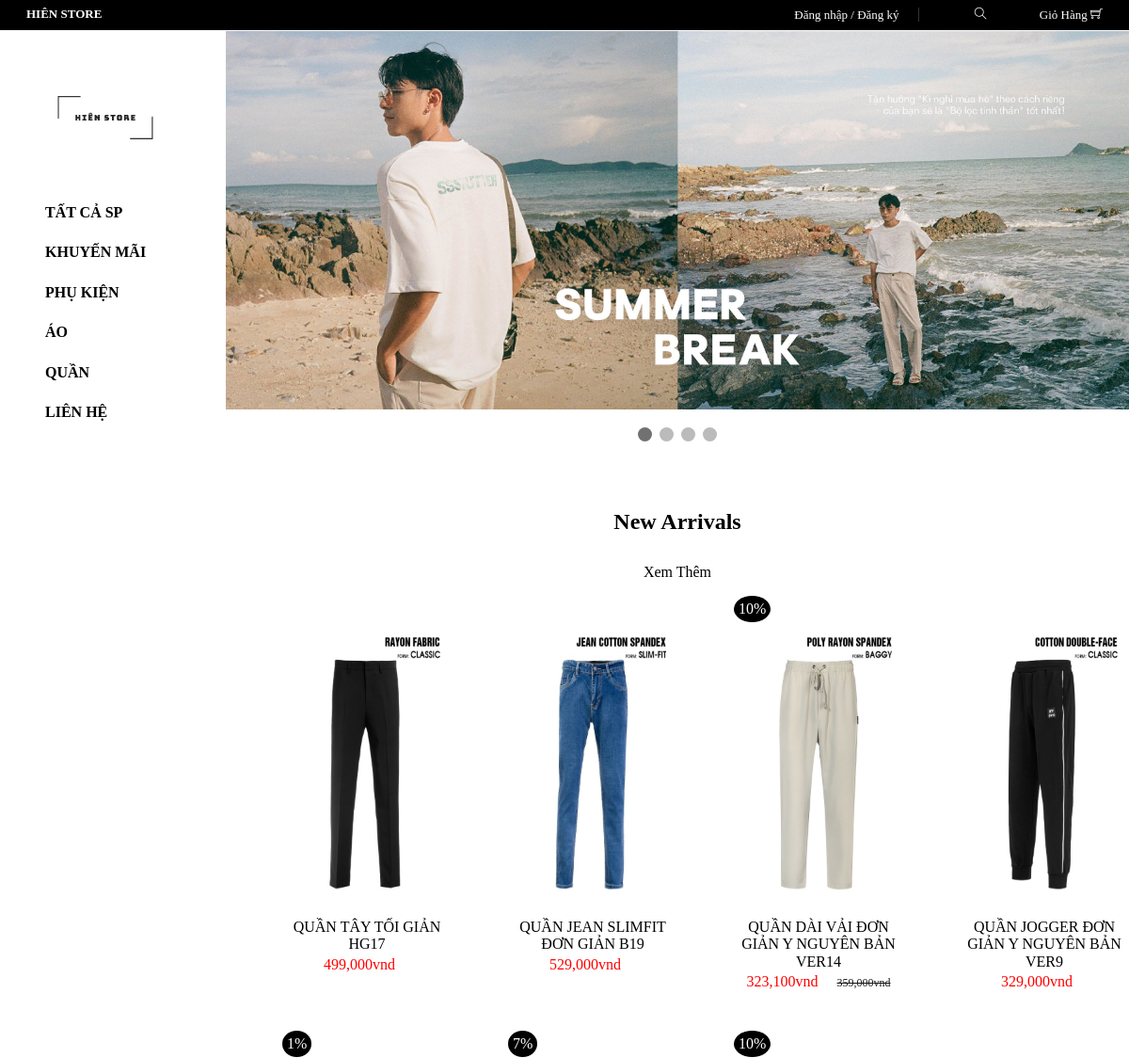
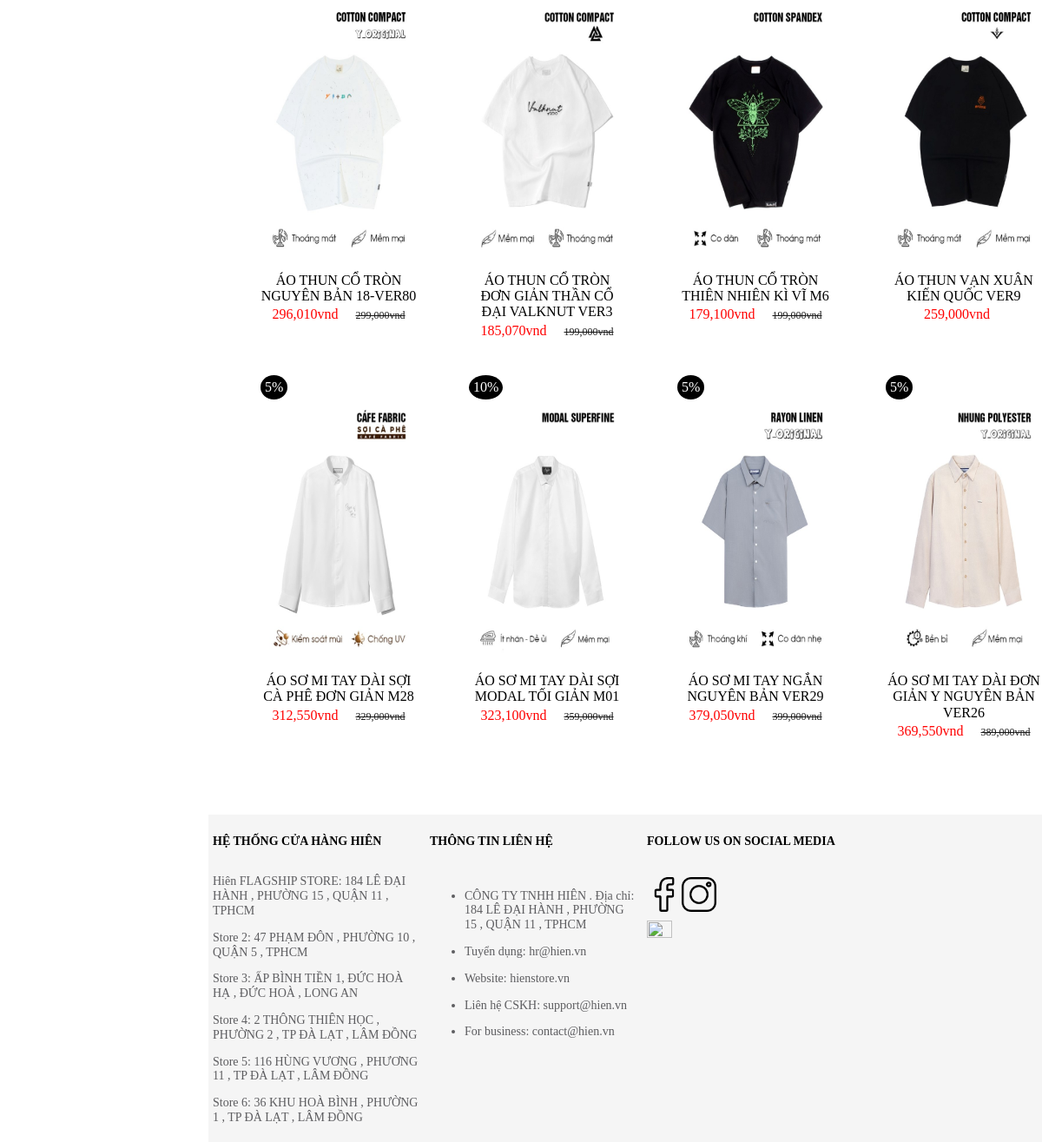
The page / on the database its author committed (2 pictures, top to bottom).
### tables this page shows
CREATE TABLE `tbl_danhmuc` (
  `id_danhmuc` int NOT NULL,
  `tendanhmuc` varchar(100) NOT NULL,
  `thutu` int NOT NULL
);

CREATE TABLE `tbl_sanpham` (
  `id_sanpham` int NOT NULL,
  `tensanpham` varchar(250) NOT NULL,
  `masp` varchar(100) NOT NULL,
  `giasp` int NOT NULL,
  `km` int NOT NULL,
  `giagockm` int NOT NULL,
  `soluong` int NOT NULL,
  `hinhanh` varchar(255) NOT NULL,
  `tomtat` longtext NOT NULL,
  `tinhtrang` int NOT NULL,
  `id_danhmuc` int NOT NULL
);

CREATE TABLE `tbl_chinhanh` (
  `id_chinhanh` int NOT NULL,
  `chinhanh` varchar(255) NOT NULL,
  `thutu` int NOT NULL
);

CREATE TABLE `tbl_lienhe` (
  `id_lienhe` int NOT NULL,
  `lienhe` varchar(255) NOT NULL,
  `thutu` int NOT NULL
);

### page/main/index.php (the view, shortened to what this page needs)
<?php
$mysqli = new mysqli("localhost", "root", "01286579839", "hienstore");
?>
<div class="main-slider">
    <div class="slideshow-container">
        <div class="mySlides fade">
            <img src="/admin/modules/anhtrangbia/uploads/Center1.jpeg" style="width: 100%">
        </div>
    </div>
    <br>
    <div style="text-align:center">
        <span class="dot" onclick="currentSlide(1)"></span>
        <span class="dot" onclick="currentSlide(2)"></span>
        <span class="dot" onclick="currentSlide(3)"></span>
        <span class="dot" onclick="currentSlide(4)"></span>
    </div>
</div>
<div class="main-content">
    <div class="content-section">
        <h2 class="thientamheader">New Arrivals</h2>
        <a href="index.php?quanly=shopall" class="section-sub-heading">Xem Thêm</a>
        <div class="maincontent">
            <?php
            $sql_pro = "SELECT * FROM tbl_sanpham WHERE tinhtrang=1 LIMIT 12 ";
            $query_pro = mysqli_query($mysqli,$sql_pro);
            $giaspkm=0;
            while($row_pro = mysqli_fetch_array($query_pro)){
                if ($row_pro['km']>0){$giaspkm=$row_pro['giasp']-($row_pro['giasp']*($row_pro['km']/100));};
                ?>
                <ul>
                    <div class="maincontent-item">
                        <div class="maincontent-top">
                            <?php
                            if($row_pro['km']==0){
                            }else{
                                ?>
                                <div class="khuyenmai"><?php echo number_format($row_pro['km']).'%' ?></div>
                                <?php
                            }
                            ?>
                            <div class="maiconten-top1">
                                <a href="index.php?quanly=chitiet&idsanpham=<?php echo $row_pro['id_sanpham'] ?>" class="maincontent-img">
                                    <img src="/admin/modules/quanlysp/uploads/<?php echo $row_pro['hinhanh'] ?>">
                                </a>
                            </div>
                        </div>
                        <div class="maincontent-info">
                            <a href="index.php?quanly=sanpham&id=<?php echo $row_pro['id_sanpham'] ?>" class="maincontent-name"><?php echo $row_pro['tensanpham'] ?></a>
                            <a href="index.php?quanly=sanpham&id=<?php echo $row_pro['id_sanpham'] ?>" class="maincontent-gia"><?php if($row_pro['km']>0){ echo number_format($giaspkm).'vnd'; }else {echo number_format($row_pro['giasp']).'vnd';} ?>
                                <span><?php if($row_pro['km']>0){
                                        echo number_format($row_pro['giasp']).'vnd';
                                    }else{
                                    }
                                    ?>
                                                        </span></a>
                        </div>
                    </div>
                </ul>
                <?php
            }
            ?>
        </div>
    </div>
</div>

### index.php (shortened to what this page needs)
<!DOCTYPE html>
<html lang="en">
    <head>
        <link rel="stylesheet" href="https://cdnjs.cloudflare.com/ajax/libs/normalize/8.0.1/normalize.min.css">
        <link rel="stylesheet" href="./assets/css/style.css">
        <link rel="stylesheet" href="./assets/css/sanpham.css">
        <link rel="stylesheet" href="./assets/css/loginregister.css">
        <link rel="stylesheet" href="./assets/css/giohang.css">
        <link rel="stylesheet" href="./assets/css/chitietsp.css">
        <link rel="stylesheet" href="./assets/css/thongtin.css">
        <link rel="stylesheet" href="./assets/icon/themify-icons/themify-icons.css" >
    </head>
    <body>
        <div class="wappter">
        <?php
            include('page/header.php');
            include('page/slidebar.php');
            include('page/main.php');
        ?>
        </div>
    </div>
    </body>
</html>

### page/header.php (shortened to what this page needs)
<div class="header ">
<div class="logo-header pd-28">HIÊN STORE</div>
<div class="account-links pd-28">
    <?php
    if(isset($_SESSION['dangky'])){
        ?>
        <a href="./index.php?quanly=thongtintaikhoann&id=<?php echo $_SESSION['id_khachhang'] ?>" id="login"><?php  echo $_SESSION['dangky']; ?></a>
        /
        <a href="index.php?dangxuat=1" id="regist">Đăng xuất</a>
        <?php
    }else{
        ?>
        <a href="./index.php?quanly=dangnhap" id="login">Đăng nhập</a>
        /
        <a href="./index.php?quanly=dangky" id="regist">Đăng ký</a>
        <?php
    }
    ?>
</div>
<label for="check-timkiem"><div  class="ti-search icon-header "></div>
</label>
<a   href="index.php?quanly=giohang" class="cart-shopping pd-28">Giỏ Hàng
    <i class="ti-shopping-cart">
    </i>
</a>
</div>

### page/slidebar.php (shortened to what this page needs)
<?php
$mysqli = new mysqli("localhost", "root", "01286579839", "hienstore");
?>
<?php
$sql_danhmuc = "SELECT * FROM tbl_danhmuc ORDER BY id_danhmuc DESC";
$query_danhmuc = mysqli_query($mysqli,$sql_danhmuc);
?>
    <div class="sidebar">
    <a href="./index.php" class="header-slb"><img src="./assets/img/logo.png" alt="logo" height = auto width = 60%></a>
    <ul>
        <li ><a href="index.php?quanly=shopall"><i class=""></i>Tất cả sp</a></li>
        <li ><a href="index.php?quanly=sale"><i class=""></i>Khuyến mãi</a></li>
        <?php
        while($row_danhmuc = mysqli_fetch_array($query_danhmuc)){
            ?>
            <li><a href="index.php?quanly=danhmuc&id=<?php echo $row_danhmuc['id_danhmuc'] ?>">
                    <i class=""></i><?php echo $row_danhmuc['tendanhmuc'] ?>
                </a>
            </li>
            <?php
        }
        ?>
        <div class="lienhe_tick">
            <li ><a href="#"><i class=""></i>Liên hệ</a></li>
        </div>
    </ul>
    </div><?php

### page/main.php (shortened to what this page needs)
<div class="main">
    <div>
        <?php
        if(isset($_GET['quanly'])){
            $tam = $_GET['quanly'];
        }else{
            $tam = '';
        }
        if($tam=='danhmuc'){
            include('page/main/danhmuc.php');
        }elseif($tam=='dangky'){
            include('page/main/dangky.php');
        }elseif($tam=='giohang'){
            include('page/main/giohang.php');
        }elseif($tam=='dangnhap'){
            include('page/main/dangnhap.php');
        }elseif($tam=='thanhtoan'){
            include('./page/main/thanhtoan.php');
        }elseif($tam=='ketqua'){
            include('./page/main/ketquathanhtoan.php');
        }elseif($tam=='timkiem'){
            include('page/main/timkiem.php');
        }elseif($tam=='ketqua'){
            include('page/main/ketquathanhtoan.php');
        }elseif($tam=='shopall'){
            include('page/main/all.php');
        }elseif($tam=='sale'){
            include('page/main/sales.php');
        }elseif($tam=='chitiet'){
            include('page/main/chitietsp.php');
        }elseif($tam=='thongtintaikhoann'){
            include('page/main/thongtintaikhoan.php');
        }elseif($tam=='suathongtintaikhoann'){
            include('page/main/suataikhoan.php');
        }else{
            include('page/main/index.php');
        }
        ?>
        <?php
        include('page/footer/footer.php');
        ?>
    </div>

### page/footer/footer.php (shortened to what this page needs)
<?php
$mysqli = new mysqli("localhost", "root", "01286579839", "hienstore");
?>
<div class="main-footer">
    <div class="one">
        <div class="one-1">
            <h4>HỆ THỐNG CỬA HÀNG HIÊN </h4><br>
            <div class="one12">
                <?php
                $sql_chinhanh = "SELECT * FROM tbl_chinhanh ORDER BY id_chinhanh ASC";
                $query_chinhanh = mysqli_query($mysqli,$sql_chinhanh);
                while($row_chinhanh= mysqli_fetch_array($query_chinhanh)){
                    ?>
                    <p>
                        <?php echo $row_chinhanh['chinhanh']?> <br>
                    </p>
                <?php } ?>
            </div>
        </div>
        <div class="one-1">
            <H4>THÔNG TIN LIÊN HỆ </H4><br><br>
            <div>
                <?php
                $sql_lienhe = "SELECT * FROM tbl_lienhe ORDER BY id_lienhe ASC";
                $query_lienhe = mysqli_query($mysqli,$sql_lienhe);
                while($row_lienhe= mysqli_fetch_array($query_lienhe)){
                    ?>
                    <ul class="one12">
                        <li><?php echo $row_lienhe['lienhe']?></li>
                    </ul>
                <?php } ?>
            </div>
        </div>
        <div class="one-1">
            <div class="one-footer">
                <H4>FOLLOW US ON SOCIAL MEDIA</H4>
                <br>
                <br>
                <a href="https://www.facebook.com/" >
                    <img src="/assets/img/facebook.png">
                </a>
                <a href="https://www.instagram.com/accounts/login/">
                    <img src="/assets/img/instagram%20(1).png">
                </a>
                <div class="one-footer1">
                    <a href="http://online.gov.vn/Home/WebDetails/78935?AspxAutoDetectCookieSupport=1">
                        <img src="http://online.gov.vn/Content/EndUser/LogoCCDVSaleNoti/logoSaleNoti.png">
                    </a>
                </div>
            </div>
        </div>
    </div>

### assets/css/style.css (style rules this page uses)
body { margin: 0; padding: 0; }
.wappter { height: auto; width: 100%; }
.pd-28 { padding: 0px 28px 0px 28px; }
.main { margin-top: 33px; width: 80%; height: 100%; float: right; }
.main-slider { margin-bottom: -2px; }
.header { width: 100%; height: 31.6px; background: #000000; color: #ffffff; text-align: right; font-size: 13px; line-height: 2.4em; z-index: 40; position: fixed ; }
.logo-header { color: #fff; line-height: 30px; float: left; font-weight: bold; display: inline-block; }
.account-links { display: inline-block; }
.account-links a { color: #fff; text-decoration: none; }
.account-links #regist::after { content: "" ; border-right: 1px solid #333; padding-left: 20px; }
.cart-shopping { float: right; text-decoration: none; }
a.cart-shopping.pd-28 { text-decoration: none; color: white; }
.icon-header { padding: 8px 28px 0px 28px; font-size: 13px; cursor: pointer; display: inline-block; }
.sidebar { margin-top: 33px; padding-top: 20px; width:20%; height: 100%; position: fixed ; background:#ffffff; text-transform: uppercase; font-weight: bold; }
.sidebar .header-slb { margin: 40px ; }
.sidebar ul { margin-top: 8px; list-style: none; text-decoration: none; }
.sidebar ul a { display: block; margin: 0 8px; padding: 12px 0; color: #000000; text-decoration: none; }
.sidebar ul li { transition: 0.5s; }
.main-content { height: auto; width: 100%; margin: 0 ; background: rgb(255, 255, 255); }
.content-section { width: 100%; padding-top: 40px; padding-bottom: 60px; text-align: center; text-decoration: none; }
a.section-sub-heading { text-decoration: none; color: black; }
.thientamheader { text-align: center; margin: 30px 0; }
.one { width: 100%; height: auto; background-color:#f5f5f5; font-size: 14px; display: flex; }
.one-1 { width:25%; height:auto; margin:5px ; float: left; }
.one-1 h4 { margin-bottom: 0; }
.one12 { color:#5d5d60; line-height: 1.2; }
.one-footer a img { width: 40px; height: 40px; float: left ; }
.one-footer1 a img { margin-top: 10px; margin-right: 300px; width: 35%; height: 35%; }

### assets/css/sanpham.css (style rules this page uses)
.maincontent { list-style: none; display: flex; flex-wrap: wrap; }
.maincontent ul { flex-basis: 220px; margin-left: 20px; }
.maincontent ul img { width: 100%; height: 300px; }
.maincontent ul .maincontent-top { position: relative; overflow: hidden; }
.maiconten-top1 { padding-top: 30px; }
.maincontent ul .maincontent-top .maincontent-img { display: block; }
.maincontent ul .maincontent-top .maincontent-img img { display: block; }
.maincontent ul .maincontent-info { padding: 10px 0px; text-align: center; }
.maincontent ul .maincontent-info a { display: block; color: black; text-decoration: none; text-align: center; }
.maincontent ul .maincontent-info a.maincontent-name { padding: 3px 0px; text-transform: uppercase; color: black; }
.maincontent ul .maincontent-info a.maincontent-gia { color: red; }
.maincontent ul .maincontent-info a.maincontent-gia span { color: #191919; padding-left: 16px; font-size: 12px; text-decoration: line-through; }
.khuyenmai { float: left; color: white; border-radius: 50%; padding: 5px; background: #000000; }

### page/main/index.php (style rules this page uses)
* { box-sizing: border-box; }
.mySlides { display: none; }
img { vertical-align: middle; }
.slideshow-container { max-width: 1506px; position: relative; margin: auto; }
.dot { height: 15px; width: 15px; margin: 0 2px; background-color: #bbb; border-radius: 50%; display: inline-block; transition: background-color 0.6s ease; }
.active { background-color: #717171; }
.fade { animation-name: fade; animation-duration: 1.5s; }

### rows shown on the page
tbl_danhmuc: tendanhmuc "PHỤ KIỆN"
tbl_danhmuc: tendanhmuc "ÁO"
tbl_danhmuc: tendanhmuc "QUẦN"
tbl_sanpham: hinhanh (picture), tensanpham "QUẦN TÂY TỐI GIẢN HG17", giasp "499,000"
tbl_sanpham: hinhanh (picture), tensanpham "QUẦN JEAN SLIMFIT ĐƠN GIẢN B19", giasp "529,000"
tbl_sanpham: km "10", hinhanh (picture), tensanpham "QUẦN DÀI VẢI ĐƠN GIẢN Y NGUYÊN BẢN VER14", giaspkm "323,100", giasp "359,000"
tbl_sanpham: hinhanh (picture), tensanpham "QUẦN JOGGER ĐƠN GIẢN Y NGUYÊN BẢN VER9", giasp "329,000"
tbl_sanpham: km "1", hinhanh (picture), tensanpham "ÁO THUN CỔ TRÒN NGUYÊN BẢN 18-VER80", giaspkm "296,010", giasp "299,000"
tbl_sanpham: km "7", hinhanh (picture), tensanpham "ÁO THUN CỔ TRÒN ĐƠN GIẢN THẦN CỔ ĐẠI VALKNUT VER3", giaspkm "185,070", giasp "199,000"
tbl_sanpham: km "10", hinhanh (picture), tensanpham "ÁO THUN CỔ TRÒN THIÊN NHIÊN KÌ VĨ M6", giaspkm "179,100", giasp "199,000"
tbl_sanpham: hinhanh (picture), tensanpham "ÁO THUN VẠN XUÂN KIẾN QUỐC VER9", giasp "259,000"
tbl_sanpham: km "5", hinhanh (picture), tensanpham "ÁO SƠ MI TAY DÀI SỢI CÀ PHÊ ĐƠN GIẢN M28", giaspkm "312,550", giasp "329,000"
tbl_sanpham: km "10", hinhanh (picture), tensanpham "ÁO SƠ MI TAY DÀI SỢI MODAL TỐI GIẢN M01", giaspkm "323,100", giasp "359,000"
tbl_sanpham: km "5", hinhanh (picture), tensanpham "ÁO SƠ MI TAY NGẮN NGUYÊN BẢN VER29", giaspkm "379,050", giasp "399,000"
tbl_sanpham: km "5", hinhanh (picture), tensanpham "ÁO SƠ MI TAY DÀI ĐƠN GIẢN Y NGUYÊN BẢN VER26", giaspkm "369,550", giasp "389,000"
tbl_chinhanh: chinhanh "Hiên FLAGSHIP STORE: 184 LÊ ĐẠI HÀNH , PHƯỜNG 15 , QUẬN 11 , TPHCM"
tbl_chinhanh: chinhanh "Store 2: 47 PHẠM ĐÔN , PHƯỜNG 10 , QUẬN 5 , TPHCM"
tbl_chinhanh: chinhanh "Store 3: ẤP BÌNH TIỀN 1, ĐỨC HOÀ HẠ , ĐỨC HOÀ , LONG AN"
tbl_chinhanh: chinhanh "Store 4: 2 THÔNG THIÊN HỌC , PHƯỜNG 2 , TP ĐÀ LẠT , LÂM ĐỒNG"
tbl_chinhanh: chinhanh "Store 5: 116 HÙNG VƯƠNG , PHƯƠNG 11 , TP ĐÀ LẠT , LÂM ĐỒNG"
tbl_chinhanh: chinhanh "Store 6: 36 KHU HOÀ BÌNH , PHƯỜNG 1 , TP ĐÀ LẠT , LÂM ĐỒNG"
tbl_lienhe: lienhe "CÔNG TY TNHH HIÊN . Địa chỉ: 184 LÊ ĐẠI HÀNH , PHƯỜNG 15 , QUẬN 11 , TPHCM"
tbl_lienhe: lienhe "Tuyển dụng: hr@hien.vn"
tbl_lienhe: lienhe "Website: hienstore.vn"
tbl_lienhe: lienhe "Liên hệ CSKH: support@hien.vn"
tbl_lienhe: lienhe "For business: contact@hien.vn"
